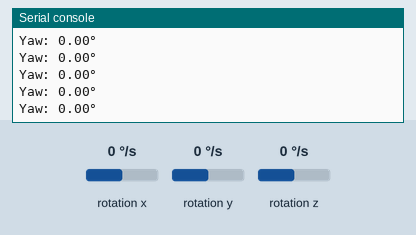
The program below on a simulated Raspberry Pi Pico running MicroPython. On the bench: the last lines printed to the serial console. The inputs (shaded band) are chosen by the test bench; at power-on: rotation z 0 °/s, rotation x 0 °/s, rotation y 0 °/s. Library files of the repository ran but are not shown: imu.py.

Above: at 6.9 s.
7.0 s: rotation z set to -192 °/s
At 7.1 s:
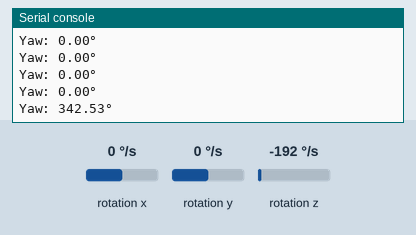
8.5 s: rotation z set to -100 °/s
At 8.5 s:
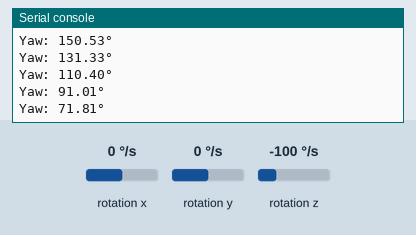
Timing chart, 0 to 11.5 s (numbered marks = the images above; inputs shaded):
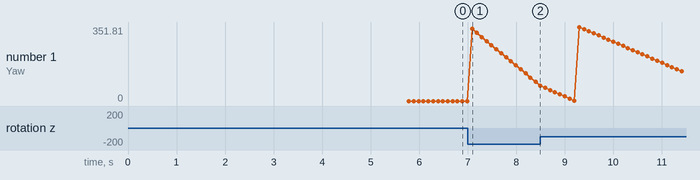

The program:

anglemeasure_V3.py
```python
"""
Thsi code is to use the MPU 6050 to measure the robot Yaw angle. - ZX
modify from
source: https://github.com/micropython-IMU/micropython-mpu9x50/tree/master
"""
from machine import I2C, Pin, Timer
from imu import MPU6050
import time, math

# Initialize I2C interface
i2c = I2C(0, scl=Pin(21), sda=Pin(20), freq=400000)
imu = MPU6050(i2c)
imu.filter_range = 6  # Set gyro filter range

# Measure and calculate the zero-offset of the Z-axis gyro
def measure_zero_offset(samples=500, delay=0.01):
    sum_z = 0
    for _ in range(samples):
        sum_z += imu.gyro.xyz[2]
        time.sleep(delay)
    return sum_z / samples

zero_point_offset = measure_zero_offset()
print("Gyro zero offset: {:.2f}°/s".format(zero_point_offset))

# Yaw angle accumulation
yaw = 0.0
last_update = time.ticks_ms()

# Timer callback to update yaw angle
def update_yaw(timer):
    global yaw, last_update
    current_time = time.ticks_ms()
    elapsed = time.ticks_diff(current_time, last_update) / 1000  # Convert ms to seconds
    last_update = current_time

    gyro_z = imu.gyro.xyz[2] - zero_point_offset
    if abs(gyro_z) < 0.5:  # Deadband to reduce drift
        gyro_z = 0
    yaw += gyro_z * elapsed

# Start periodic timer to update yaw every 10ms
timer = Timer()
timer.init(period=10, mode=Timer.PERIODIC, callback=update_yaw)

# Main loop to print yaw angle
while True:
    print("Yaw: {:.2f}°".format(yaw % 360))  # Normalize yaw to 0–359°
    time.sleep(0.1)
```

Measured:
- after the input at 7.0 s, the serial console: prints a new line after 0.09 s (image 1)
- plotted number 1: 0 → 71.81 after the input at 7.0 s
